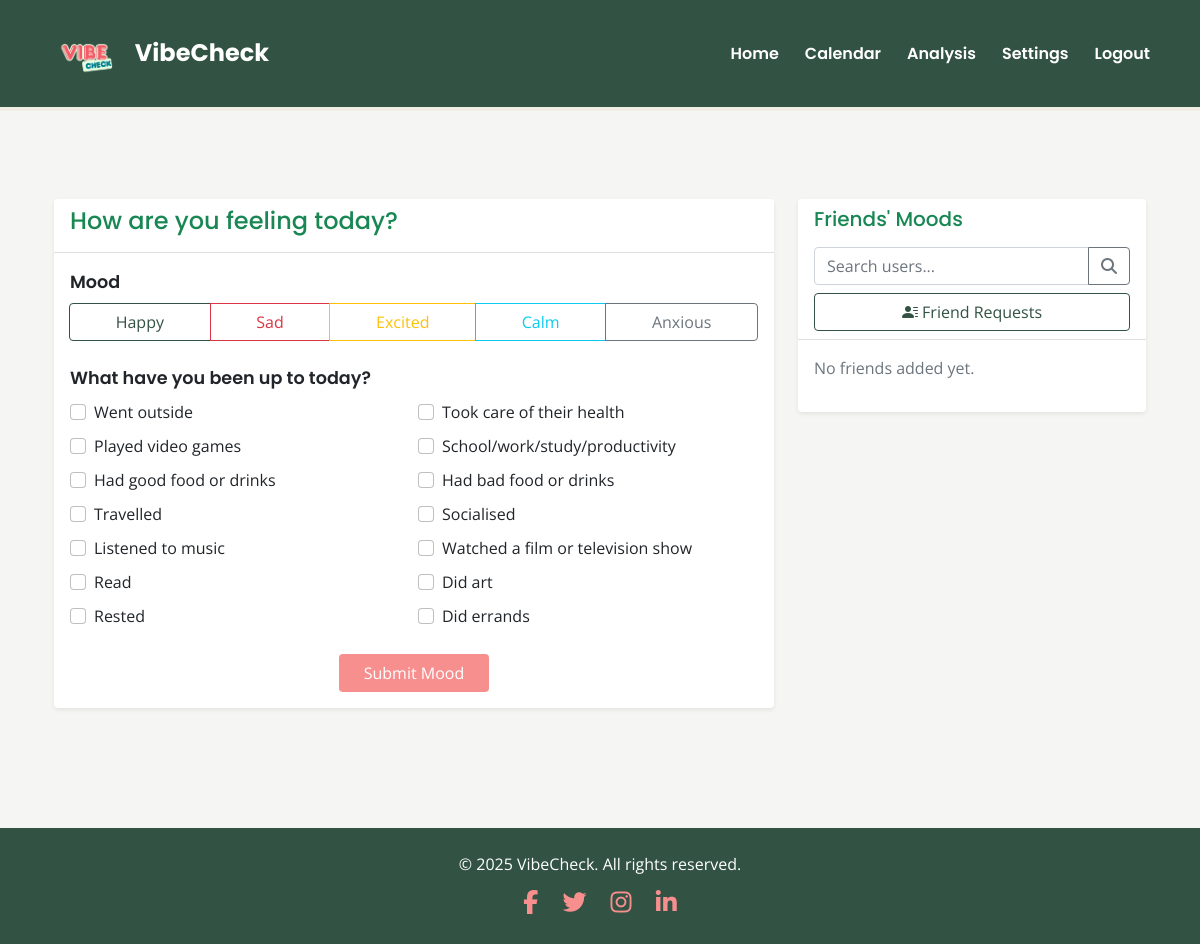
/home (signed in), run on an earlier commit of the app's database.
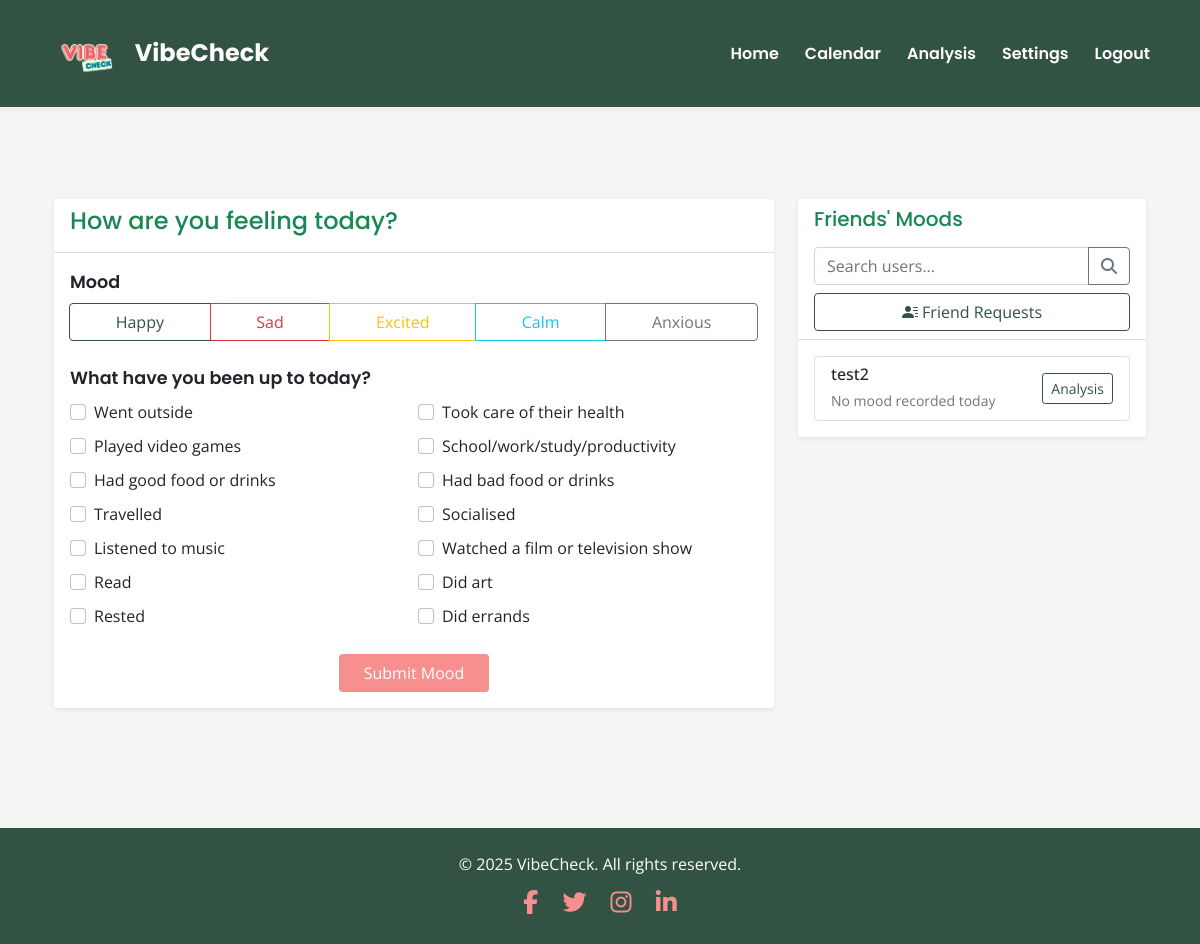
And on a later commit of the database.
### app/models.py (models this page shows, shortened)
class User(UserMixin, db.Model):
    username = db.Column(db.String(30), primary_key=True)
    password = db.Column(db.String(100))
    privacy_setting = db.Column(db.String(20), default='friends')  # Can be 'public', 'friends', or 'private'
    moods = db.relationship('Mood', backref='user', lazy=True)
    friends = db.relationship(
        'User',
        secondary='friendships',
        primaryjoin=username==Friendship.user_id,
        secondaryjoin=username==Friendship.friend_id,
        backref='friend_of'
    )

### app/main.py (the view)
@bp.route('/home')
@login_required
def home():
    today = datetime.now().date()
    today_start = datetime.combine(today, datetime.min.time())
    today_end = datetime.combine(today, datetime.max.time())
    today_mood = Mood.query.filter(
        Mood.user_id == current_user.username,
        Mood.timestamp >= today_start,
        Mood.timestamp <= today_end
    ).first()
    friends = []
    for friend in current_user.friends:
        friend_mood = Mood.query.filter(
            Mood.user_id == friend.username,
            Mood.timestamp >= today_start,
            Mood.timestamp <= today_end
        ).first()
        friends.append({
            'username': friend.username,
            'today_mood': friend_mood
        })
    return render_template('home.html',
                         today_mood=today_mood,
                         friends=friends,
                         reasons=Mood.get_all_reasons(),
                         user_id=current_user.username)

### app/__init__.py (called while the page is built)
def create_app(config_class=Config):
    app = Flask(__name__)
    app.config.from_object(config_class)
    if csrf_available:
        csrf = CSRFProtect(app)  # moved here to use app context directly
    db.init_app(app)
    login_manager.init_app(app)
    from app.auth import bp as auth_bp
    app.register_blueprint(auth_bp)
    from app.main import bp as main_bp
    app.register_blueprint(main_bp)
    os.makedirs(os.path.join(os.path.dirname(os.path.dirname(__file__)), 'instance'), exist_ok=True)
    from app.models import User, Mood, Friendship
    @login_manager.user_loader
    def load_user(id):
        return User.query.get(str(id))
    return app

### app/models.py (called while the page is built)
    @staticmethod
    def get_all_reasons():
        return [
            "Went outside",
            "Took care of their health",
            "Played video games",
            "School/work/study/productivity",
            "Had good food or drinks",
            "Had bad food or drinks",
            "Travelled",
            "Socialised",
            "Listened to music",
            "Watched a film or television show",
            "Read",
            "Did art",
            "Rested",
            "Did errands"
        ]

### app/templates/home.html (shortened to what this page needs)
{% extends "base.html" %}
{% block head %}
<link rel="stylesheet" href="{{ url_for('static', filename='css/home.css') }}">
{% endblock %}
{% block content %}
<div class="container my-5">
  <div class="row">
    <div class="col-lg-8 mb-4">
      <div class="card shadow-sm border-0">
        <div class="card-header bg-white">
          <h4 class="text-success" style="font-family: 'Poppins', sans-serif;">How are you feeling today?</h4>
        </div>
        <div class="card-body">
          <form id="moodForm">
            <div class="mb-4">
              <label class="form-label fw-semibold text-dark mood-label">Mood</label>
              <div class="btn-group w-100" role="group">
                {% set moods = [('happy', 'success'), ('sad', 'danger'), ('excited', 'warning'), ('calm', 'info'), ('anxious', 'secondary')] %}
                {% for mood, color in moods %}
                <label class="btn btn-outline-{{ color }}" for="{{ mood }}">{{ mood.capitalize() }}</label>
                {% endfor %}
              </div>
            </div>
            <div class="mb-4">
              <label class="form-label fw-semibold text-dark reason-label">What have you been up to today?</label>
              <div class="row g-2 activity-checkboxes">
                {% for reason in reasons %}
                <div class="col-sm-6">
                  <div class="form-check">
                    <input class="form-check-input" type="checkbox" name="reasons" value="{{ reason }}" id="reason{{ loop.index }}">
                    <label class="form-check-label" for="reason{{ loop.index }}">{{ reason }}</label>
                  </div>
                </div>
                {% endfor %}
              </div>
            </div>
            <div class="text-center">
              <button type="submit" class="btn px-4" style="background-color: #F78F8F; color: white;">Submit Mood</button>
            </div>
          </form>
        </div>
      </div>
    </div>
    <div class="col-lg-4">
      <div class="card shadow-sm border-0">
        <div class="card-header bg-white d-flex flex-column align-items-start">
          <h5 class="text-success mb-3" style="font-family: 'Poppins', sans-serif;">Friends' Moods</h5>
          <div class="input-group mb-2">
            <input type="text" id="userSearch" class="form-control" placeholder="Search users...">
            <button class="btn btn-outline-secondary" type="button" id="searchButton"><i class="fas fa-search"></i></button>
          </div>
          <button id="openFriendModal" class="btn btn-outline-success w-100" data-bs-toggle="modal" data-bs-target="#friendModal"><i class="bi bi-person-lines-fill"></i>
Friend Requests</button>
        </div>
        <div class="card-body">
          <div id="friendsList">
            {% if friends %}
              <div class="list-group">
                {% for friend in friends %}
                <div class="list-group-item">
                  <div class="d-flex justify-content-between align-items-center">
                    <div>
                      <h6 class="mb-1">
                        <a href="{{ url_for('main.calendar_view', user_id=friend.username) }}" class="text-decoration-none text-dark">{{ friend.username }}</a>
                      </h6>
                      {% if friend.today_mood %}
                      <small class="text-muted">{{ friend.today_mood.mood }} — {{ friend.today_mood.timestamp.strftime('%I:%M %p') }}</small>
                      {% else %}
                      <small class="text-muted">No mood recorded today</small>
                      {% endif %}
                    </div>
                    <div class="text-end">
                      <a href="{{ url_for('main.analysis', user_id=friend.username) }}" class="btn btn-sm btn-outline-success ms-2">Analysis</a>
                    </div>
                  </div>
                </div>
                {% endfor %}
              </div>
            {% else %}
              <p class="text-muted">No friends added yet.</p>
            {% endif %}
          </div>
        </div>
      </div>
    </div>
  </div>
</div>
{% endblock %}

### app/templates/base.html (shortened to what this page needs)
<!DOCTYPE html>
<html lang="en">
<head>
    <link href="https://cdn.jsdelivr.net/npm/bootstrap@5.1.3/dist/css/bootstrap.min.css" rel="stylesheet">
    <link rel="stylesheet" href="https://cdn.jsdelivr.net/npm/bootstrap-icons@1.10.5/font/bootstrap-icons.css"/>
    <link rel="stylesheet" href="https://cdnjs.cloudflare.com/ajax/libs/font-awesome/6.5.0/css/all.min.css" />
    <link href="../static/css/base.css" rel="stylesheet">
    {% block head %}{% endblock %}
</head>
<body class="d-flex flex-column min-vh-100">
<nav class="navbar navbar-expand-md navbar-dark custom-navbar">
  <div class="container py-3">
    <a class="navbar-brand d-flex align-items-center" href="{{ url_for('main.home') }}">
      <img src="{{ url_for('static', filename='images/Vibe.png') }}" alt="App Logo" class="me-2" style="height: 45px;">
      <h1 class="m-0 fs-4 text-white">VibeCheck</h1>
    </a>
    <div class="collapse navbar-collapse" id="navbarHeader">
      <ul class="navbar-nav ms-auto">
        {% if current_user.is_authenticated %}
          <li class="nav-item">
            <a class="nav-link text-white" href="{{ url_for('main.home') }}">Home</a>
          </li>
          <li class="nav-item">
            <a class="nav-link text-white" href="{{ url_for('main.calendar_view', user_id=current_user.username) }}">Calendar</a>
          </li>
          <li class="nav-item">
            <a class="nav-link text-white" href="{{ url_for('main.analysis', user_id=current_user.username) }}">Analysis</a>
          </li>
          <li class="nav-item">
            <a class="nav-link text-white" href="{{ url_for('main.change_password') }}">Settings</a>
          </li>
          <li class="nav-item">
            <a class="nav-link text-white" href="{{ url_for('auth.logout') }}">Logout</a>
          </li>
        {% endif %}
      </ul>
    </div>
  </div>
</nav>
     <main class="container mt-4 flex-fill">
        {% block content %}{% endblock %}
    </main>
<footer class="footer text-center py-4 mt-5">
  <p class="mb-2">© 2025 VibeCheck. All rights reserved.</p>
  <div class="social-icons">
    <a href="#"><i class="fab fa-facebook-f"></i></a>
    <a href="#"><i class="fab fa-twitter"></i></a>
    <a href="#"><i class="fab fa-instagram"></i></a>
    <a href="#"><i class="fab fa-linkedin-in"></i></a>
  </div>
</footer>
</body>
</html>

### app/static/css/base.css (style rules this page uses)
body { background-color: #F5F5F3; font-family: 'Open Sans', sans-serif; }
.custom-navbar { background-color: #325243; padding: 10px 20px; border-bottom: 4px solid #F0EDE4; }
.custom-navbar .navbar-brand h1 { font-family: 'Poppins', sans-serif; color: #fff; font-size: 1.8rem; font-weight: 700; margin: 0; }
.custom-navbar .nav-link { color: #FFFFFF; font-weight: 600; font-family: 'Poppins', sans-serif; padding: 8px 16px; border-radius: 25px; transition: background-color 0.3s; }
.custom-navbar .nav-item + .nav-item { margin-left: 10px; }
footer { text-align: center; padding: 20px; background-color: #325243; color: #FFFFFF; margin-top: 50px; }
.social-icons a { color: #F78F8F; margin: 0 10px; font-size: 1.5rem; transition: color 0.3s; }

### app/static/css/home.css (style rules this page uses)
.btn-outline-success { color: #325243; border-color: #325243; }
.mood-label, .reason-label { font-family: 'Poppins', sans-serif; font-size: 1.1rem; font-weight: 600; color: #325243; margin-bottom: 8px; }
#userSearch { border-top-right-radius: 0; border-bottom-right-radius: 0; }
#searchButton { border-top-left-radius: 0; border-bottom-left-radius: 0; }

What changed in the data, as far as the page shows it:
added User: username "test2"
Also different on the page:
text no longer shown: "No friends added yet."
